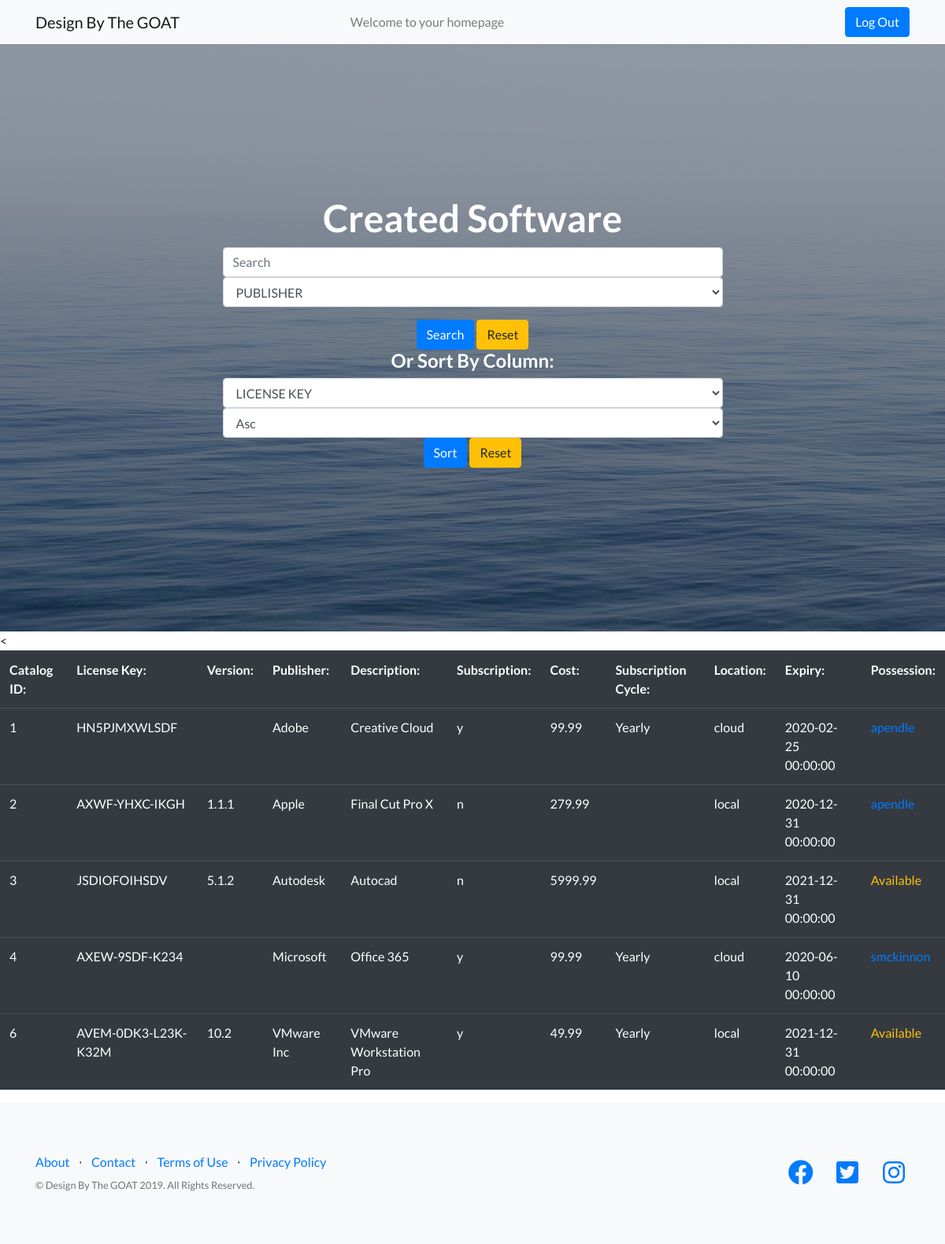
/searchSoftware.php, run on the app's committed database.
### tables this page shows
CREATE TABLE `software` (
  `softwareID` int(11) NOT NULL COMMENT 'Primary Key',
  `licenseKey` varchar(50) NOT NULL COMMENT 'License key for software products',
  `version` varchar(10) DEFAULT NULL COMMENT 'software version',
  `publisher` varchar(50) NOT NULL COMMENT 'software publisher',
  `description` varchar(100) NOT NULL,
  `subscription` char(1) NOT NULL COMMENT 'Software is part of a subscription true or false',
  `cost` double(9,2) DEFAULT NULL COMMENT 'cost of software product',
  `subscriptionCycle` varchar(50) DEFAULT NULL COMMENT 'The subscription cycle for a subscription-based software product',
  `location` char(5) NOT NULL COMMENT 'Location of the software, either local or cloud',
  `expiry` datetime DEFAULT NULL COMMENT 'When the license expires',
  `assignedTo` int(5) DEFAULT NULL COMMENT 'The userID the software is assigned to'
);

### searchSoftware.php (the view, shortened to what this page needs)
<?php
    require('connect.php');
    $level = $_SESSION['level'];
    $username = $_SESSION['username'];
    $name = $_SESSION['name'];
      if(isset($_GET['page'])){
        $page = $_GET['page'];
      }
      else{
        $page = 1;
      }
    if(isset($_GET['category'], $_GET['search_value']) && $_GET['search_value'] != ""){
        $category = filter_input(INPUT_GET, 'category', FILTER_SANITIZE_FULL_SPECIAL_CHARS);
        $search_value = filter_input(INPUT_GET, 'search_value', FILTER_SANITIZE_FULL_SPECIAL_CHARS);
        $search_value = '%'.$search_value.'%';
        $query = "SELECT * FROM software WHERE LOWER($category) LIKE LOWER(:category)";
        $statement = $db->prepare($query);
        $statement->bindValue(':category', $search_value);
        $statement->execute();
    }
    else{
        $query = "SELECT * FROM software";
        $statement = $db->prepare($query);
        $statement->execute();
        $page_limit = 5;
        $start_limit = ($page-1)*$page_limit;
        $query = "SELECT * FROM software ORDER BY softwareID LIMIT $start_limit, $page_limit";
        $statement = $db->prepare($query);
        $statement->execute();
    }
    $query3 = "SELECT softwareCategory FROM SoftwareCategories";
    $statement3 = $db->prepare($query3);
    $statement3->execute();
?>
<!DOCTYPE html>
<html lang="en">
	<head>
  <link href="vendor/bootstrap/css/bootstrap.min.css" rel="stylesheet">
  <link href="vendor/fontawesome-free/css/all.min.css" rel="stylesheet">
  <link href="vendor/simple-line-icons/css/simple-line-icons.css" rel="stylesheet" type="text/css">
   <link href="css/landing-page.min.css" rel="stylesheet">
	</head>
<body>
      <nav class="navbar navbar-light bg-light static-top">
    <div class="container">
      <a class="navbar-brand" href="userindex.php">Design By The GOAT</a>
      <span class="navbar-text">
        Welcome to your homepage <?=$name?>
      </span>
      <a class="nav-link" href="#"><?=$username?> <span class="sr-only">(current)</span></a>
      <a class="btn btn-primary btn-med" href="logout.php">Log Out</a>
    </div>
  </nav>
  <header class="masthead text-white text-center">
    <div class="container">
      <div class="row">
        <div class="col-md-10 col-lg-8 col-xl-7 mx-auto">
            <h1>Created Software</h1>
            <form method="GET" action="searchSoftware.php">
              <input class="form-control mr-sm-2" type="text" placeholder="Search" aria-label="Search" name="search_value"/>
                <div class="form-group">
                  <select class="form-control" name="category" id="category">
                    <?php while($category = $statement3->fetch()):?>
                      <option class="dropdown-item" value="<?=$category['softwareCategory']?>"><?=strtoupper($category['softwareCategory'])?></option>
                    <?php endwhile?>
                  </select>
                  </div>
                  <button class="btn btn-primary" type="submit">Search</button>
                  <button class="btn btn-warning" type="submit" formaction="software.php">Reset</button>
            </form>
            <form method="GET" action="sortSoftware.php">
            <h4> Or Sort By Column:</h4>
              <div class="form-group">
                <select class="form-control" name="category" id="category">
                  <option value="licenseKey">LICENSE KEY</option>
                </select>
                <select class="form-control" name="direction" id="direction">
                  <option class="dropdown-item" value="asc">Asc</option>
                </select>
              <button class="btn btn-primary" type="submit">Sort</button>
              <button class="btn btn-warning" type="submit" formaction="software.php">Reset</button>
              </div>
            </form>
        </div>
      </div>
    </div>
  </header>
<<table class="table table-dark">
    <tbody>
        <tr>
            <th>Catalog ID:</th>
            <th>License Key:</th>
            <th>Version:</th>
            <th>Publisher:</th>
            <th>Description:</th>
            <th>Subscription:</th>
            <th>Cost:</th>
            <th>Subscription Cycle:</th>
            <th>Location:</th>
            <th>Expiry:</th>
            <th>Possession:</th>
        </tr>
        <?php if($statement->rowCount() != 0):?>
        <?php while($row = $statement->fetch()):?>
          <tr>
            <?php if($level == 1):?>
                <td><a href="editsoftware.php?softwareID=<?=$row['softwareID']?>"><?=$row['softwareID']?></a></td>
            <?php else:?>
                <td><?=$row['softwareID']?></td>
            <?php endif?>
            <td><?=$row['licenseKey']?></td>
            <td><?=$row['version']?></td>
            <td><?=$row['publisher']?></td>
            <td><?=$row['description']?></td>
            <td><?=$row['subscription']?></td>
            <td><?=$row['cost']?></td>
            <td><?=$row['subscriptionCycle']?></td>
            <td><?=$row['location']?></td>
            <td><?=$row['expiry']?></td>
            <?php if($row['assignedTo'] !=  null):?>
                <?php
                    $query4 = "SELECT username FROM users JOIN software ON userID = assignedTo WHERE assignedTo = :assignedTo";
                    $statement4 = $db->prepare($query4);
                    $statement4->bindValue(':assignedTo', $row['assignedTo']);
                    $statement4->execute();
                    $row2 = $statement4->fetch();
                ?>
                  <td><a href="signoutsoftware.php?item=<?=$row['softwareID']?>"><?=$row2['username']?></a></td>
                    <?php else:?>
                      <td><a class="text-warning" href="signoutsoftware.php?item=<?=$row['softwareID']?>">Available</a></td>
                <?php endif?>
          </tr>
          <?php endwhile?>
        <?php endif?>
    </tbody>
</table>
  <footer class="footer bg-light">
    <div class="container">
      <div class="row">
        <div class="col-lg-6 h-100 text-center text-lg-left my-auto">
          <ul class="list-inline mb-2">
            <li class="list-inline-item">
              <a href="#">About</a>
            </li>
            <li class="list-inline-item">&sdot;</li>
            <li class="list-inline-item">
              <a href="#">Contact</a>
            </li>
            <li class="list-inline-item">&sdot;</li>
            <li class="list-inline-item">
              <a href="#">Terms of Use</a>
            </li>
            <li class="list-inline-item">&sdot;</li>
            <li class="list-inline-item">
              <a href="#">Privacy Policy</a>
            </li>
          </ul>
          <p class="text-muted small mb-4 mb-lg-0">&copy; Design By The GOAT 2019. All Rights Reserved.</p>
        </div>
        <div class="col-lg-6 h-100 text-center text-lg-right my-auto">
          <ul class="list-inline mb-0">
            <li class="list-inline-item mr-3">
              <a href="#">
                <i class="fab fa-facebook fa-2x fa-fw"></i>
              </a>
            </li>
            <li class="list-inline-item mr-3">
              <a href="#">
                <i class="fab fa-twitter-square fa-2x fa-fw"></i>
              </a>
            </li>
            <li class="list-inline-item">
              <a href="#">
                <i class="fab fa-instagram fa-2x fa-fw"></i>
              </a>
            </li>
          </ul>
        </div>
      </div>
    </div>
  </footer>
  </body>
</html>

### data on the page
software: softwareID "1", licenseKey "HN5PJMXWLSDF", publisher "Adobe", description "Creative Cloud", subscription "y", cost "99.99", subscriptionCycle "Yearly", location "cloud", expiry "2020-02-25 00:00:00", username "apendle"
software: softwareID "2", licenseKey "AXWF-YHXC-IKGH", version "1.1.1", publisher "Apple", description "Final Cut Pro X", subscription "n", cost "279.99", location "local", expiry "2020-12-31 00:00:00", username "apendle"
software: softwareID "3", licenseKey "JSDIOFOIHSDV", version "5.1.2", publisher "Autodesk", description "Autocad", subscription "n", cost "5999.99", location "local", expiry "2021-12-31 00:00:00"
software: softwareID "4", licenseKey "AXEW-9SDF-K234", publisher "Microsoft", description "Office 365", subscription "y", cost "99.99", subscriptionCycle "Yearly", location "cloud", expiry "2020-06-10 00:00:00", username "smckinnon"
software: softwareID "6", licenseKey "AVEM-0DK3-L23K-K32M", version "10.2", publisher "VMware Inc", description "VMware Workstation Pro", subscription "y", cost "49.99", subscriptionCycle "Yearly", location "local", expiry "2021-12-31 00:00:00"

### other printed values
form field category "PUBLISHER"
